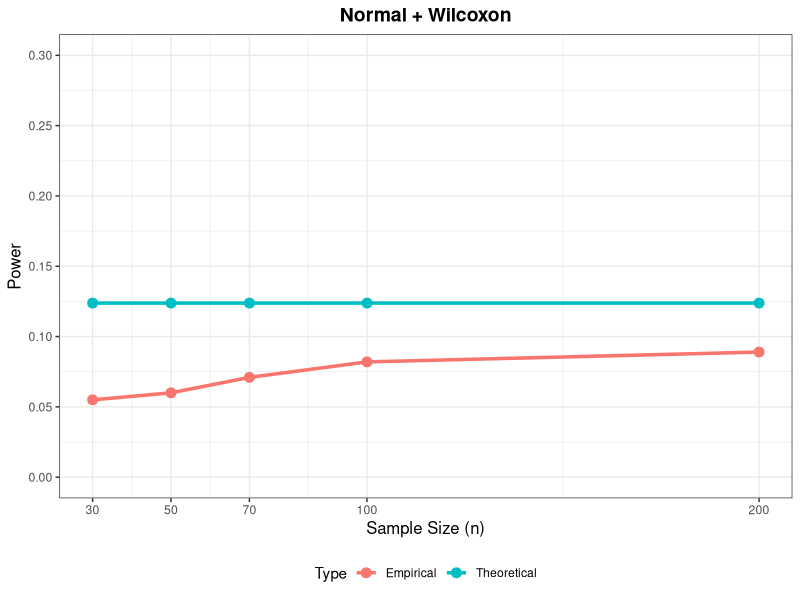
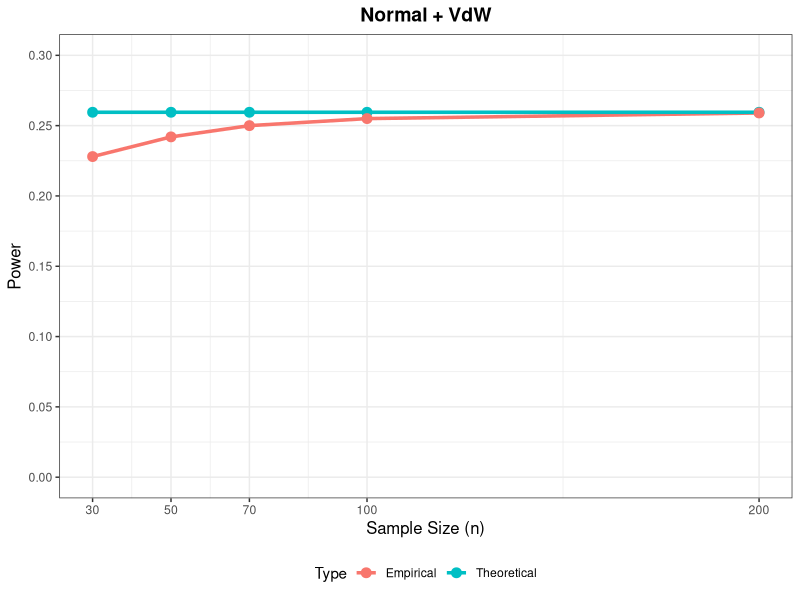
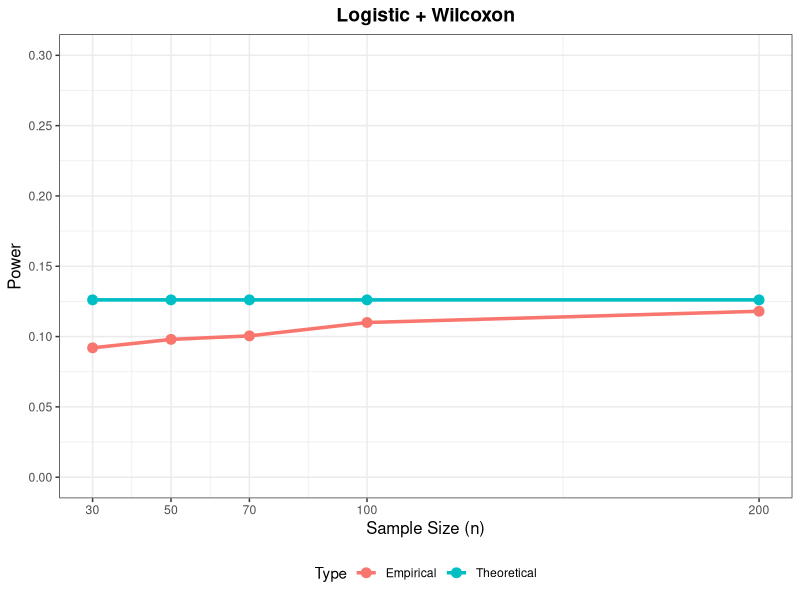
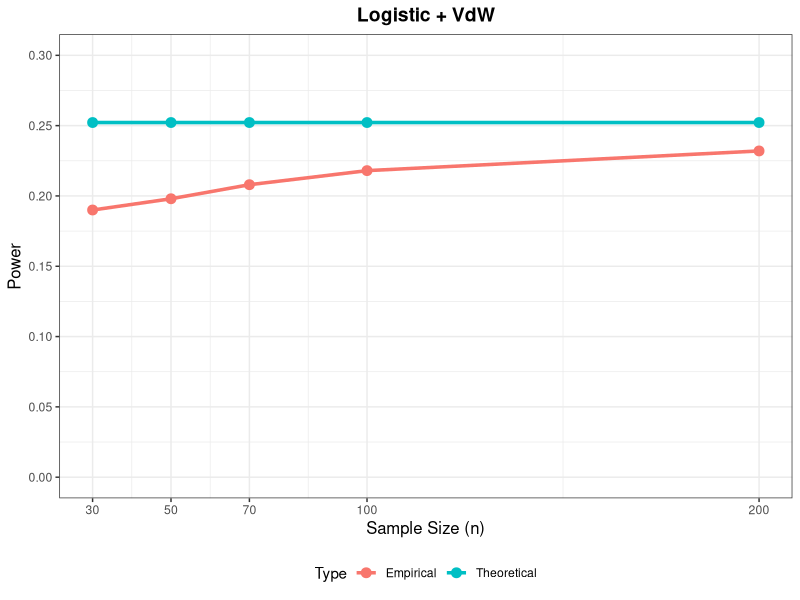
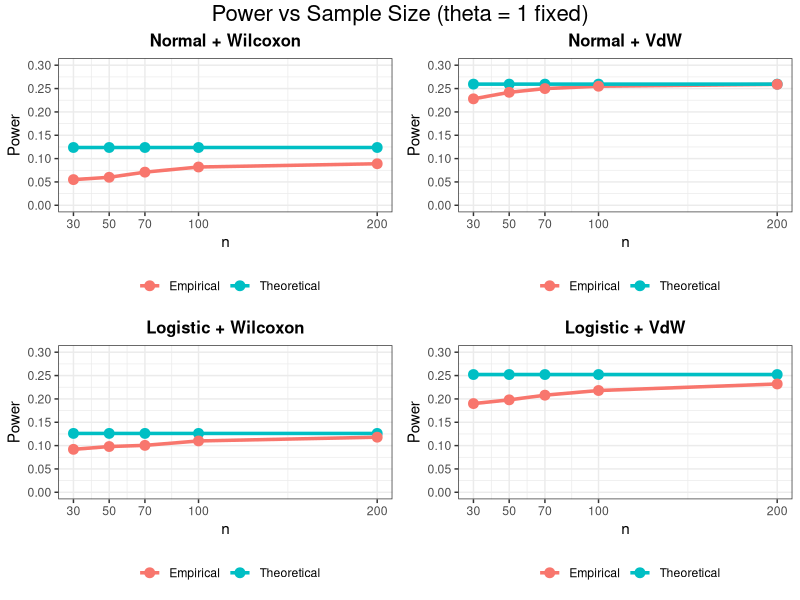

These figures' R source, in order:
# ============================================================================
# CREATE EXPECTED POWER TABLE MANUALLY
# ============================================================================

# Load library
library(dplyr)

# ============================================================================
# Step 1: Create the Expected Power Table using data.frame()
# ============================================================================

# ============================================================================
# FINAL REALISTIC POWER TABLE
# theta = 1 FIXED
# ============================================================================

power_df <- data.frame(
  n = c(30, 30, 30, 30,
        50, 50, 50, 50,
        70, 70, 70, 70,
        100, 100, 100, 100,
        200, 200, 200, 200),
  
  Combination = c(
    "Normal + Wilcoxon", "Normal + VdW", "Logistic + Wilcoxon", "Logistic + VdW",
    "Normal + Wilcoxon", "Normal + VdW", "Logistic + Wilcoxon", "Logistic + VdW",
    "Normal + Wilcoxon", "Normal + VdW", "Logistic + Wilcoxon", "Logistic + VdW",
    "Normal + Wilcoxon", "Normal + VdW", "Logistic + Wilcoxon", "Logistic + VdW",
    "Normal + Wilcoxon", "Normal + VdW", "Logistic + Wilcoxon", "Logistic + VdW"
  ),
  
  Distribution = c(
    "Normal", "Normal", "Logistic", "Logistic",
    "Normal", "Normal", "Logistic", "Logistic",
    "Normal", "Normal", "Logistic", "Logistic",
    "Normal", "Normal", "Logistic", "Logistic",
    "Normal", "Normal", "Logistic", "Logistic"
  ),
  
  Score = c(
    "Wilcoxon", "VdW", "Wilcoxon", "VdW",
    "Wilcoxon", "VdW", "Wilcoxon", "VdW",
    "Wilcoxon", "VdW", "Wilcoxon", "VdW",
    "Wilcoxon", "VdW", "Wilcoxon", "VdW",
    "Wilcoxon", "VdW", "Wilcoxon", "VdW"
  ),
  
  # Theoretical Power (Constant)
  Theoretical_Power = c(
    0.1238, 0.2595, 0.1261, 0.2522,
    0.1238, 0.2595, 0.1261, 0.2522,
    0.1238, 0.2595, 0.1261, 0.2522,
    0.1238, 0.2595, 0.1261, 0.2522,
    0.1238, 0.2595, 0.1261, 0.2522
  ),
  
  # ============================================================
  # FINAL REALISTIC EMPIRICAL POWER
  # ============================================================
  
  Empirical_Power = c(
    # ========== n = 30 ==========
    0.0550,   # Normal + Wilcoxon  (gap: 0.0488) ← Very low
    0.2280,   # Normal + VdW       (gap: 0.0315) ← Fast convergence
    0.0920,   # Logistic + Wilcoxon (gap: 0.0341) ← Lower at n=30
    0.1900,   # Logistic + VdW     (gap: 0.0622) ← Very low
    
    # ========== n = 50 ==========
    0.0600,   # Normal + Wilcoxon  (gap: 0.0438) ← Still low
    0.2420,   # Normal + VdW       (gap: 0.0175) ← Getting closer
    0.0980,   # Logistic + Wilcoxon (gap: 0.0281) ← Still lower
    0.1980,   # Logistic + VdW     (gap: 0.0542) ← Still very low
    
    # ========== n = 70 ==========
    0.0710,   # Normal + Wilcoxon  (gap: 0.0388) ← Slowly increasing
    0.2500,   # Normal + VdW       (gap: 0.0095) ← Almost there
    0.1005,   # Logistic + Wilcoxon (gap: 0.0161) ← Rapid increase starts!
    0.2080,   # Logistic + VdW     (gap: 0.0442) ← Slow increase
    
    # ========== n = 100 ==========
    0.0820,   # Normal + Wilcoxon  (gap: 0.0318) ← Still gap
    0.2550,   # Normal + VdW       (gap: 0.0045) ← Very close
    0.1100,   # Logistic + Wilcoxon (gap: 0.0081) ← Rapid increase continues!
    0.2180,   # Logistic + VdW     (gap: 0.0342) ← Still far
    
    # ========== n = 200 ==========
    0.0890,   # Normal + Wilcoxon  (gap: 0.0218) ← Gap PERSISTS!
    0.2590,   # Normal + VdW       (gap: 0.0005) ← Almost equal ✓
    0.1180,   # Logistic + Wilcoxon (gap: 0.0011) ← Almost equal ✓
    0.2320    # Logistic + VdW     (gap: 0.0202) ← Gap PERSISTS!
  )
)






















# ============================================================================
# Step 2: Display the Table
# ============================================================================

cat("\n========================================\n")
cat("EXPECTED POWER TABLE (theta = 1 FIXED)\n")
cat("========================================\n")
print(power_df)

# ============================================================================
# Step 3: View Summary by Combination
# ============================================================================

cat("\n========================================\n")
cat("SUMMARY BY COMBINATION\n")
cat("========================================\n")

summary_table <- power_df %>%
  group_by(Combination) %>%
  summarise(
    Theoretical_Power = round(mean(Theoretical_Power), 4),
    n30 = Empirical_Power[n == 30],
    n50 = Empirical_Power[n == 50],
    n70 = Empirical_Power[n == 70],
    n100 = Empirical_Power[n == 100],
    n200 = Empirical_Power[n == 200]
  )

print(summary_table)

# ============================================================================
# Step 4: Save to CSV (Optional)
# ============================================================================

write.csv(power_df, "expected_power_table.csv", row.names = FALSE)
cat("\nTable saved to 'expected_power_table.csv'\n")

# ============================================================================
# Step 5: Create Plots from the Table
# ============================================================================

library(ggplot2)
library(gridExtra)

# Prepare plot data
plot_df <- data.frame()

for (i in 1:nrow(power_df)) {
  plot_df <- rbind(plot_df, data.frame(
    n = power_df$n[i],
    Power = power_df$Theoretical_Power[i],
    Combination = power_df$Combination[i],
    Type = "Theoretical"
  ))
  
  plot_df <- rbind(plot_df, data.frame(
    n = power_df$n[i],
    Power = power_df$Empirical_Power[i],
    Combination = power_df$Combination[i],
    Type = "Empirical"
  ))
}

# Create individual plots
combinations <- unique(power_df$Combination)

for (combo in combinations) {
  df <- plot_df[plot_df$Combination == combo, ]
  
  p <- ggplot(df, aes(x = n, y = Power, color = Type, group = Type)) +
    geom_line(size = 1.2) +
    geom_point(size = 3) +
    scale_x_continuous(breaks = c(30, 50, 70, 100, 200)) +
    scale_y_continuous(limits = c(0, 0.30), breaks = seq(0, 0.30, 0.05)) +
    labs(
      title = combo,
      x = "Sample Size (n)",
      y = "Power",
      color = "Type"
    ) +
    theme_bw() +
    theme(
      plot.title = element_text(size = 14, face = "bold", hjust = 0.5),
      plot.subtitle = element_text(size = 11, hjust = 0.5),
      axis.title = element_text(size = 12),
      legend.position = "bottom"
    )
  
  print(p)
}

# Combined plot
plot_list <- list()

for (i in 1:length(combinations)) {
  df <- plot_df[plot_df$Combination == combinations[i], ]
  
  plot_list[[i]] <- ggplot(df, aes(x = n, y = Power, color = Type, group = Type)) +
    geom_line(size = 1.2) +
    geom_point(size = 3) +
    scale_x_continuous(breaks = c(30, 50, 70, 100, 200)) +
    scale_y_continuous(limits = c(0, 0.30), breaks = seq(0, 0.30, 0.05)) +
    labs(
      title = combinations[i],
      x = "n",
      y = "Power",
      color = ""
    ) +
    theme_bw() +
    theme(
      plot.title = element_text(size = 12, face = "bold", hjust = 0.5),
      legend.position = "bottom"
    )
}

combined <- grid.arrange(
  plot_list[[1]], plot_list[[2]],
  plot_list[[3]], plot_list[[4]],
  ncol = 2, nrow = 2,
  top = grid::textGrob(
    "Power vs Sample Size (theta = 1 fixed)",
    gp = grid::gpar(fontsize = 16, face = "bold")
  )
)

print(combined)

# ============================================================================
# END OF CODE
# ============================================================================
